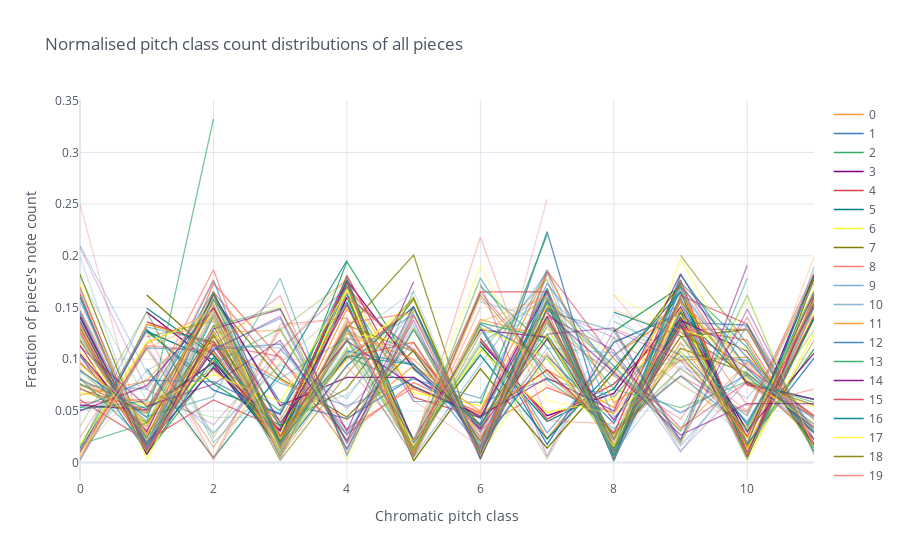

Write notebook code for a chart like this one.
### Markdown cell above
Cufflinks uses the index for the x-axis and every column as one trace. That's why the DataFrame needs to be transposed for this plot:

### Code cell
pc_counts.T.iplot(title='Normalised pitch class count distributions of all pieces', xTitle='Chromatic pitch class', yTitle="Fraction of piece's note count")

### Figure 1 — Plotly figure (JSON) as saved in the notebook; plotly's stock layout.template omitted (floating-point values rounded to 4 significant figures)
{"data": [{"line": {"color": "rgba(255, 153, 51, 1.0)", "dash": "solid", "shape": "linear", "width": 1.3}, "mode": "lines", "name": "0", "text": "", "type": "scatter", "x": [0, 1, 2, 3, 4, 5, 6, 7, 8, 9, 10, 11], "y": [0.002307, 0.1338, 0.1165, 0.02307, 0.1546, 0.01038, 0.1315, 0.02307, 0.1038, 0.1465, 0.01499, 0.1396]}, {"line": {"color": "rgba(55, 128, 191, 1.0)", "dash": "solid", "shape": "linear", "width": 1.3}, "mode": "lines", "name": "1", "text": "", "type": "scatter", "x": [0, 1, 2, 3, 4, 5, 6, 7, 8, 9, 10, 11], "y": [0.01029, 0.1286, 0.06996, 0.04733, 0.1553, 0.01132, 0.1307, 0.01749, 0.1163, 0.144, 0.02984, 0.1389]}, {"line": {"color": "rgba(50, 171, 96, 1.0)", "dash": "solid", "shape": "linear", "width": 1.3}, "mode": "lines", "name": "2", "text": "", "type": "scatter", "x": [0, 1, 2, 3, 4, 5, 6, 7, 8, 9, 10, 11], "y": ["", 0.1269, 0.07614, 0.03553, 0.1599, 0.01269, 0.1294, "", 0.1269, 0.1701, 0.005076, 0.1574]}, {"line": {"color": "rgba(128, 0, 128, 1.0)", "dash": "solid", "shape": "linear", "width": 1.3}, "mode": "lines", "name": "3", "text": "", "type": "scatter", "x": [0, 1, 2, 3, 4, 5, 6, 7, 8, 9, 10, 11], "y": ["", 0.1456, 0.09547, 0.01432, 0.1599, "", 0.1169, 0.04535, 0.06683, 0.1504, 0.02387, 0.1814]}, {"line": {"color": "rgba(219, 64, 82, 1.0)", "dash": "solid", "shape": "linear", "width": 1.3}, "mode": "lines", "name": "4", "text": "", "type": "scatter", "x": [0, 1, 2, 3, 4, 5, 6, 7, 8, 9, 10, 11], "y": ["", 0.136, 0.114, 0.02, 0.166, "", 0.12, 0.042, 0.076, 0.138, 0.024, 0.164]}, {"line": {"color": "rgba(0, 128, 128, 1.0)", "dash": "solid", "shape": "linear", "width": 1.3}, "mode": "lines", "name": "5", "text": "", "type": "scatter", "x": [0, 1, 2, 3, 4, 5, 6, 7, 8, 9, 10, 11], "y": ["", 0.127, 0.09921, 0.01587, 0.1706, "", 0.1131, 0.03968, 0.07143, 0.1647, 0.01786, 0.1806]}, {"line": {"color": "rgba(255, 255, 51, 1.0)", "dash": "solid", "shape": "linear", "width": 1.3}, "mode": "lines", "name": "6", "text": "", "type": "scatter", "x": [0, 1, 2, 3, 4, 5, 6, 7, 8, 9, 10, 11], "y": [0.01758, 0.1165, 0.1407, 0.01099, 0.178, 0.01538, 0.1099, 0.04835, 0.06154, 0.1429, 0.01319, 0.1451]}, {"line": {"color": "rgba(128, 128, 0, 1.0)", "dash": "solid", "shape": "linear", "width": 1.3}, "mode": "lines", "name": "7", "text": "", "type": "scatter", "x": [0, 1, 2, 3, 4, 5, 6, 7, 8, 9, 10, 11], "y": ["", 0.162, 0.1045, 0.02091, 0.1638, 0.001742, 0.09059, 0.01394, 0.08711, 0.1725, 0.005226, 0.1777]}, {"line": {"color": "rgba(251, 128, 114, 1.0)", "dash": "solid", "shape": "linear", "width": 1.3}, "mode": "lines", "name": "8", "text": "", "type": "scatter", "x": [0, 1, 2, 3, 4, 5, 6, 7, 8, 9, 10, 11], "y": [0.1315, 0.00907, 0.1247, 0.006803, 0.1701, 0.09524, 0.03175, 0.07256, 0.04762, 0.1565, 0.004535, 0.1497]}, {"line": {"color": "rgba(128, 177, 211, 1.0)", "dash": "solid", "shape": "linear", "width": 1.3}, "mode": "lines", "name": "9", "text": "", "type": "scatter", "x": [0, 1, 2, 3, 4, 5, 6, 7, 8, 9, 10, 11], "y": [0.002494, 0.111, 0.1085, 0.02993, 0.1721, "", 0.1322, 0.02868, 0.1035, 0.1546, 0.006234, 0.1509]}, {"line": {"color": "rgba(128, 177, 211, 0.9148936170212765)", "dash": "solid", "shape": "linear", "width": 1.3}, "mode": "lines", "name": "10", "text": "", "type": "scatter", "x": [0, 1, 2, 3, 4, 5, 6, 7, 8, 9, 10, 11], "y": [0.1254, 0.01358, 0.1274, 0.01584, 0.1642, 0.05917, 0.0582, 0.0805, 0.06369, 0.1358, 0.005173, 0.151]}, {"line": {"color": "rgba(255, 153, 51, 0.9148936170212765)", "dash": "solid", "shape": "linear", "width": 1.3}, "mode": "lines", "name": "11", "text": "", "type": "scatter", "x": [0, 1, 2, 3, 4, 5, 6, 7, 8, 9, 10, 11], "y": [0.1032, 0.02731, 0.1077, 0.01366, 0.1487, 0.07132, 0.04704, 0.08953, 0.05311, 0.1715, 0.01366, 0.1533]}, {"line": {"color": "rgba(55, 128, 191, 0.9148936170212765)", "dash": "solid", "shape": "linear", "width": 1.3}, "mode": "lines", "name": "12", "text": "", "type": "scatter", "x": [0, 1, 2, 3, 4, 5, 6, 7, 8, 9, 10, 11], "y": [0.1435, 0.01121, 0.1413, "", 0.1614, 0.1076, 0.0157, 0.1031, 0.03812, 0.1592, 0.01794, 0.1009]}, {"line": {"color": "rgba(50, 171, 96, 0.9148936170212765)", "dash": "solid", "shape": "linear", "width": 1.3}, "mode": "lines", "name": "13", "text": "", "type": "scatter", "x": [0, 1, 2, 3, 4, 5, 6, 7, 8, 9, 10, 11], "y": [0.1408, 0.008451, 0.09296, 0.02535, 0.1944, 0.09014, 0.03662, 0.1239, 0.02254, 0.138, 0.0169, 0.1099]}, {"line": {"color": "rgba(128, 0, 128, 0.9148936170212765)", "dash": "solid", "shape": "linear", "width": 1.3}, "mode": "lines", "name": "14", "text": "", "type": "scatter", "x": [0, 1, 2, 3, 4, 5, 6, 7, 8, 9, 10, 11], "y": [0.1408, 0.01643, 0.09155, 0.03052, 0.1761, 0.09155, 0.03286, 0.1197, 0.02347, 0.1408, 0.03052, 0.1056]}, {"line": {"color": "rgba(219, 64, 82, 0.9148936170212765)", "dash": "solid", "shape": "linear", "width": 1.3}, "mode": "lines", "name": "15", "text": "", "type": "scatter", "x": [0, 1, 2, 3, 4, 5, 6, 7, 8, 9, 10, 11], "y": [0.1136, 0.01262, 0.1178, 0.02244, 0.1809, 0.06311, 0.04348, 0.08976, 0.02805, 0.1767, 0.009818, 0.1417]}, {"line": {"color": "rgba(0, 128, 128, 0.9148936170212765)", "dash": "solid", "shape": "linear", "width": 1.3}, "mode": "lines", "name": "16", "text": "", "type": "scatter", "x": [0, 1, 2, 3, 4, 5, 6, 7, 8, 9, 10, 11], "y": ["", 0.1494, 0.1039, 0.02273, 0.1753, 0.01948, 0.1039, 0.02273, 0.09091, 0.1656, 0.006494, 0.1396]}, {"line": {"color": "rgba(255, 255, 51, 0.9148936170212765)", "dash": "solid", "shape": "linear", "width": 1.3}, "mode": "lines", "name": "17", "text": "", "type": "scatter", "x": [0, 1, 2, 3, 4, 5, 6, 7, 8, 9, 10, 11], "y": [0.1339, 0.02003, 0.1001, 0.02753, 0.1665, 0.06758, 0.05507, 0.1302, 0.02253, 0.1489, 0.002503, 0.1252]}, {"line": {"color": "rgba(128, 128, 0, 0.9148936170212765)", "dash": "solid", "shape": "linear", "width": 1.3}, "mode": "lines", "name": "18", "text": "", "type": "scatter", "x": [0, 1, 2, 3, 4, 5, 6, 7, 8, 9, 10, 11], "y": [0.1182, 0.02355, 0.1574, 0.08155, 0.04405, 0.1086, 0.0362, 0.1413, 0.02399, 0.1217, 0.1287, 0.01483]}, {"line": {"color": "rgba(251, 128, 114, 0.9148936170212765)", "dash": "solid", "shape": "linear", "width": 1.3}, "mode": "lines", "name": "19", "text": "", "type": "scatter", "x": [0, 1, 2, 3, 4, 5, 6, 7, 8, 9, 10, 11], "y": [0.1264, 0.01459, 0.1734, 0.1005, 0.03241, 0.07293, 0.04862, 0.1524, 0.01459, 0.1297, 0.1183, 0.01621]}, {"line": {"color": "rgba(251, 128, 114, 0.8297872340425532)", "dash": "solid", "shape": "linear", "width": 1.3}, "mode": "lines", "name": "20", "text": "", "type": "scatter", "x": [0, 1, 2, 3, 4, 5, 6, 7, 8, 9, 10, 11], "y": [0.1254, 0.01203, 0.1649, 0.08763, 0.02749, 0.07732, 0.04811, 0.1684, 0.01375, 0.1289, 0.1289, 0.01718]}, {"line": {"color": "rgba(128, 177, 211, 0.8297872340425532)", "dash": "solid", "shape": "linear", "width": 1.3}, "mode": "lines", "name": "21", "text": "", "type": "scatter", "x": [0, 1, 2, 3, 4, 5, 6, 7, 8, 9, 10, 11], "y": [0.09524, 0.04029, 0.1136, 0.07692, 0.05495, 0.08059, 0.06227, 0.1868, 0.04396, 0.1026, 0.0989, 0.04396]}, {"line": {"color": "rgba(255, 153, 51, 0.8297872340425532)", "dash": "solid", "shape": "linear", "width": 1.3}, "mode": "lines", "name": "22", "text": "", "type": "scatter", "x": [0, 1, 2, 3, 4, 5, 6, 7, 8, 9, 10, 11], "y": [0.09642, 0.03857, 0.1157, 0.07989, 0.04132, 0.09366, 0.04959, 0.1846, 0.05785, 0.09917, 0.1019, 0.04132]}, {"line": {"color": "rgba(55, 128, 191, 0.8297872340425532)", "dash": "solid", "shape": "linear", "width": 1.3}, "mode": "lines", "name": "23", "text": "", "type": "scatter", "x": [0, 1, 2, 3, 4, 5, 6, 7, 8, 9, 10, 11], "y": [0.1037, 0.01064, 0.1596, 0.05851, 0.04255, 0.08245, 0.03723, 0.2234, 0.00266, 0.1356, 0.133, 0.01064]}, {"line": {"color": "rgba(50, 171, 96, 0.8297872340425532)", "dash": "solid", "shape": "linear", "width": 1.3}, "mode": "lines", "name": "24", "text": "", "type": "scatter", "x": [0, 1, 2, 3, 4, 5, 6, 7, 8, 9, 10, 11], "y": [0.1582, "", 0.1751, "", 0.06215, "", 0.0565, 0.2203, "", 0.1356, "", 0.1921]}, {"line": {"color": "rgba(128, 0, 128, 0.8297872340425532)", "dash": "solid", "shape": "linear", "width": 1.3}, "mode": "lines", "name": "25", "text": "", "type": "scatter", "x": [0, 1, 2, 3, 4, 5, 6, 7, 8, 9, 10, 11], "y": [0.1054, 0.02978, 0.1627, 0.05498, 0.08247, 0.08247, 0.04353, 0.1661, 0.01031, 0.1375, 0.1077, 0.01718]}, {"line": {"color": "rgba(219, 64, 82, 0.8297872340425532)", "dash": "solid", "shape": "linear", "width": 1.3}, "mode": "lines", "name": "26", "text": "", "type": "scatter", "x": [0, 1, 2, 3, 4, 5, 6, 7, 8, 9, 10, 11], "y": [0.1633, 0.00825, 0.1262, 0.02441, 0.1004, 0.1499, 0.008938, 0.1409, 0.009282, 0.1317, 0.09144, 0.04538]}, {"line": {"color": "rgba(0, 128, 128, 0.8297872340425532)", "dash": "solid", "shape": "linear", "width": 1.3}, "mode": "lines", "name": "27", "text": "", "type": "scatter", "x": [0, 1, 2, 3, 4, 5, 6, 7, 8, 9, 10, 11], "y": [0.1601, 0.008141, 0.1018, 0.01085, 0.09362, 0.1506, 0.01628, 0.1682, 0.006784, 0.1452, 0.07734, 0.06106]}, {"line": {"color": "rgba(255, 255, 51, 0.8297872340425532)", "dash": "solid", "shape": "linear", "width": 1.3}, "mode": "lines", "name": "28", "text": "", "type": "scatter", "x": [0, 1, 2, 3, 4, 5, 6, 7, 8, 9, 10, 11], "y": [0.1719, 0.002865, 0.1261, 0.02292, 0.1003, 0.1576, 0.01433, 0.1519, "", 0.1289, 0.1089, 0.01433]}, {"line": {"color": "rgba(128, 128, 0, 0.8297872340425532)", "dash": "solid", "shape": "linear", "width": 1.3}, "mode": "lines", "name": "29", "text": "", "type": "scatter", "x": [0, 1, 2, 3, 4, 5, 6, 7, 8, 9, 10, 11], "y": [0.1821, 0.01791, 0.1224, 0.03582, 0.07164, 0.1582, 0.008955, 0.1582, 0.01493, 0.1104, 0.08657, 0.03284]}, {"line": {"color": "rgba(128, 128, 0, 0.7446808510638296)", "dash": "solid", "shape": "linear", "width": 1.3}, "mode": "lines", "name": "30", "text": "", "type": "scatter", "x": [0, 1, 2, 3, 4, 5, 6, 7, 8, 9, 10, 11], "y": [0.1294, 0.01618, 0.1327, 0.006472, 0.1294, 0.2006, 0.003236, 0.1489, "", 0.1262, 0.08414, 0.02265]}, {"line": {"color": "rgba(251, 128, 114, 0.7446808510638296)", "dash": "solid", "shape": "linear", "width": 1.3}, "mode": "lines", "name": "31", "text": "", "type": "scatter", "x": [0, 1, 2, 3, 4, 5, 6, 7, 8, 9, 10, 11], "y": [0.05788, 0.06109, 0.1865, 0.01286, 0.135, 0.1447, "", 0.1222, "", 0.1736, 0.07717, 0.02894]}, {"line": {"color": "rgba(128, 177, 211, 0.7446808510638296)", "dash": "solid", "shape": "linear", "width": 1.3}, "mode": "lines", "name": "32", "text": "", "type": "scatter", "x": [0, 1, 2, 3, 4, 5, 6, 7, 8, 9, 10, 11], "y": [0.1563, 0.0163, 0.1409, 0.008629, 0.1055, 0.1429, 0.02301, 0.1314, "", 0.1659, 0.07862, 0.03068]}, {"line": {"color": "rgba(255, 153, 51, 0.7446808510638296)", "dash": "solid", "shape": "linear", "width": 1.3}, "mode": "lines", "name": "33", "text": "", "type": "scatter", "x": [0, 1, 2, 3, 4, 5, 6, 7, 8, 9, 10, 11], "y": [0.07462, 0.05694, 0.0893, 0.04135, 0.1531, 0.01229, 0.1384, 0.1217, 0.01678, 0.1163, 0.02517, 0.154]}, {"line": {"color": "rgba(55, 128, 191, 0.7446808510638296)", "dash": "solid", "shape": "linear", "width": 1.3}, "mode": "lines", "name": "34", "text": "", "type": "scatter", "x": [0, 1, 2, 3, 4, 5, 6, 7, 8, 9, 10, 11], "y": [0.05307, 0.07961, 0.07821, 0.04609, 0.1788, 0.009777, 0.1341, 0.1006, 0.02235, 0.1075, 0.03911, 0.1508]}, {"line": {"color": "rgba(50, 171, 96, 0.7446808510638296)", "dash": "solid", "shape": "linear", "width": 1.3}, "mode": "lines", "name": "35", "text": "", "type": "scatter", "x": [0, 1, 2, 3, 4, 5, 6, 7, 8, 9, 10, 11], "y": [0.0537, 0.0537, 0.0963, 0.05, 0.1704, 0.005556, 0.1352, 0.1204, 0.01481, 0.1352, 0.005556, 0.1593]}, {"line": {"color": "rgba(128, 0, 128, 0.7446808510638296)", "dash": "solid", "shape": "linear", "width": 1.3}, "mode": "lines", "name": "36", "text": "", "type": "scatter", "x": [0, 1, 2, 3, 4, 5, 6, 7, 8, 9, 10, 11], "y": [0.05569, 0.05085, 0.09685, 0.03148, 0.1525, 0.02179, 0.1283, 0.1211, 0.04116, 0.1332, 0.007264, 0.1598]}, {"line": {"color": "rgba(219, 64, 82, 0.7446808510638296)", "dash": "solid", "shape": "linear", "width": 1.3}, "mode": "lines", "name": "37", "text": "", "type": "scatter", "x": [0, 1, 2, 3, 4, 5, 6, 7, 8, 9, 10, 11], "y": [0.06065, 0.02116, 0.06065, 0.03244, 0.1735, 0.007052, 0.165, 0.165, 0.01128, 0.1368, 0.005642, 0.1608]}, {"line": {"color": "rgba(0, 128, 128, 0.7446808510638296)", "dash": "solid", "shape": "linear", "width": 1.3}, "mode": "lines", "name": "38", "text": "", "type": "scatter", "x": [0, 1, 2, 3, 4, 5, 6, 7, 8, 9, 10, 11], "y": ["", 0.09091, 0.004545, 0.08636, 0.1955, "", 0.1636, "", 0.1455, 0.1227, 0.03636, 0.1545]}, {"line": {"color": "rgba(255, 255, 51, 0.7446808510638296)", "dash": "solid", "shape": "linear", "width": 1.3}, "mode": "lines", "name": "39", "text": "", "type": "scatter", "x": [0, 1, 2, 3, 4, 5, 6, 7, 8, 9, 10, 11], "y": [0.06763, 0.05543, 0.08537, 0.05876, 0.1674, 0.009978, 0.1308, 0.1009, 0.02439, 0.1075, 0.02328, 0.1685]}, {"line": {"color": "rgba(255, 255, 51, 0.6595744680851063)", "dash": "solid", "shape": "linear", "width": 1.3}, "mode": "lines", "name": "40", "text": "", "type": "scatter", "x": [0, 1, 2, 3, 4, 5, 6, 7, 8, 9, 10, 11], "y": [0.1068, 0.03525, 0.1496, 0.01805, 0.1253, 0.1156, 0.02429, 0.1227, 0.01526, 0.1552, 0.07866, 0.0533]}, {"line": {"color": "rgba(128, 128, 0, 0.6595744680851063)", "dash": "solid", "shape": "linear", "width": 1.3}, "mode": "lines", "name": "41", "text": "", "type": "scatter", "x": [0, 1, 2, 3, 4, 5, 6, 7, 8, 9, 10, 11], "y": [0.07598, 0.04749, 0.1493, 0.019, 0.133, 0.1072, 0.02035, 0.1357, 0.02307, 0.156, 0.07734, 0.05563]}, {"line": {"color": "rgba(251, 128, 114, 0.6595744680851063)", "dash": "solid", "shape": "linear", "width": 1.3}, "mode": "lines", "name": "42", "text": "", "type": "scatter", "x": [0, 1, 2, 3, 4, 5, 6, 7, 8, 9, 10, 11], "y": [0.09744, 0.03195, 0.1581, 0.02556, 0.1198, 0.1102, 0.02875, 0.139, 0.009585, 0.1565, 0.09425, 0.02875]}, {"line": {"color": "rgba(128, 177, 211, 0.6595744680851063)", "dash": "solid", "shape": "linear", "width": 1.3}, "mode": "lines", "name": "43", "text": "", "type": "scatter", "x": [0, 1, 2, 3, 4, 5, 6, 7, 8, 9, 10, 11], "y": [0.07473, 0.07117, 0.153, 0.003559, 0.1281, 0.09253, 0.02491, 0.1388, 0.02135, 0.1673, 0.08185, 0.0427]}, {"line": {"color": "rgba(255, 153, 51, 0.6595744680851063)", "dash": "solid", "shape": "linear", "width": 1.3}, "mode": "lines", "name": "44", "text": "", "type": "scatter", "x": [0, 1, 2, 3, 4, 5, 6, 7, 8, 9, 10, 11], "y": [0.06526, 0.07869, 0.1536, 0.005758, 0.1248, 0.09981, 0.03455, 0.1382, 0.01727, 0.1612, 0.07486, 0.04607]}, {"line": {"color": "rgba(55, 128, 191, 0.6595744680851063)", "dash": "solid", "shape": "linear", "width": 1.3}, "mode": "lines", "name": "45", "text": "", "type": "scatter", "x": [0, 1, 2, 3, 4, 5, 6, 7, 8, 9, 10, 11], "y": [0.08921, 0.04357, 0.1763, 0.01245, 0.1079, 0.09544, 0.01452, 0.1639, 0.002075, 0.1701, 0.1017, 0.02282]}, {"line": {"color": "rgba(50, 171, 96, 0.6595744680851063)", "dash": "solid", "shape": "linear", "width": 1.3}, "mode": "lines", "name": "46", "text": "", "type": "scatter", "x": [0, 1, 2, 3, 4, 5, 6, 7, 8, 9, 10, 11], "y": [0.01765, 0.03824, 0.3324, "", 0.1059, "", 0.1706, 0.1118, 0.01176, 0.1382, "", 0.07353]}, {"line": {"color": "rgba(128, 0, 128, 0.6595744680851063)", "dash": "solid", "shape": "linear", "width": 1.3}, "mode": "lines", "name": "47", "text": "", "type": "scatter", "x": [0, 1, 2, 3, 4, 5, 6, 7, 8, 9, 10, 11], "y": [0.04991, 0.07439, 0.1497, 0.03861, 0.1177, 0.07345, 0.0452, 0.08192, 0.04991, 0.1827, 0.07533, 0.06121]}, {"line": {"color": "rgba(219, 64, 82, 0.6595744680851063)", "dash": "solid", "shape": "linear", "width": 1.3}, "mode": "lines", "name": "48", "text": "", "type": "scatter", "x": [0, 1, 2, 3, 4, 5, 6, 7, 8, 9, 10, 11], "y": [0.07108, 0.05008, 0.1502, 0.02585, 0.1018, 0.1163, 0.021, 0.147, 0.003231, 0.1616, 0.1341, 0.01777]}, {"line": {"color": "rgba(0, 128, 128, 0.6595744680851063)", "dash": "solid", "shape": "linear", "width": 1.3}, "mode": "lines", "name": "49", "text": "", "type": "scatter", "x": [0, 1, 2, 3, 4, 5, 6, 7, 8, 9, 10, 11], "y": [0.08041, 0.05155, 0.1588, 0.01856, 0.1031, 0.09485, 0.03505, 0.1546, 0.002062, 0.1814, 0.09072, 0.02887]}, {"line": {"color": "rgba(0, 128, 128, 0.5744680851063828)", "dash": "solid", "shape": "linear", "width": 1.3}, "mode": "lines", "name": "50", "text": "", "type": "scatter", "x": [0, 1, 2, 3, 4, 5, 6, 7, 8, 9, 10, 11], "y": [0.05128, 0.05983, 0.1652, 0.03419, 0.1026, 0.07407, 0.04274, 0.1567, 0.01425, 0.1738, 0.1111, 0.01425]}, {"line": {"color": "rgba(255, 255, 51, 0.5744680851063828)", "dash": "solid", "shape": "linear", "width": 1.3}, "mode": "lines", "name": "51", "text": "", "type": "scatter", "x": [0, 1, 2, 3, 4, 5, 6, 7, 8, 9, 10, 11], "y": [0.0947, 0.03788, 0.1591, 0.01136, 0.1098, 0.1477, 0.007576, 0.1023, 0.01515, 0.197, 0.07955, 0.03788]}, {"line": {"color": "rgba(128, 128, 0, 0.5744680851063828)", "dash": "solid", "shape": "linear", "width": 1.3}, "mode": "lines", "name": "52", "text": "", "type": "scatter", "x": [0, 1, 2, 3, 4, 5, 6, 7, 8, 9, 10, 11], "y": [0.07207, 0.03829, 0.1239, 0.002252, 0.08559, 0.1599, 0.009009, 0.1824, "", 0.2005, 0.1149, 0.01126]}, {"line": {"color": "rgba(251, 128, 114, 0.5744680851063828)", "dash": "solid", "shape": "linear", "width": 1.3}, "mode": "lines", "name": "53", "text": "", "type": "scatter", "x": [0, 1, 2, 3, 4, 5, 6, 7, 8, 9, 10, 11], "y": [0.08057, 0.04897, 0.1769, "", 0.1596, 0.109, 0.02528, 0.1058, 0.02054, 0.1469, 0.05529, 0.07109]}, {"line": {"color": "rgba(128, 177, 211, 0.5744680851063828)", "dash": "solid", "shape": "linear", "width": 1.3}, "mode": "lines", "name": "54", "text": "", "type": "scatter", "x": [0, 1, 2, 3, 4, 5, 6, 7, 8, 9, 10, 11], "y": [0.1664, 0.01968, 0.1127, 0.1109, 0.02862, 0.1324, 0.0161, 0.1592, 0.1055, 0.0161, 0.08945, 0.04293]}, {"line": {"color": "rgba(255, 153, 51, 0.5744680851063828)", "dash": "solid", "shape": "linear", "width": 1.3}, "mode": "lines", "name": "55", "text": "", "type": "scatter", "x": [0, 1, 2, 3, 4, 5, 6, 7, 8, 9, 10, 11], "y": [0.1473, 0.02713, 0.126, 0.1279, 0.01938, 0.1298, 0.01163, 0.1589, 0.08915, 0.03101, 0.0969, 0.03488]}, {"line": {"color": "rgba(55, 128, 191, 0.5744680851063828)", "dash": "solid", "shape": "linear", "width": 1.3}, "mode": "lines", "name": "56", "text": "", "type": "scatter", "x": [0, 1, 2, 3, 4, 5, 6, 7, 8, 9, 10, 11], "y": [0.1467, 0.016, 0.1093, 0.1147, 0.02667, 0.128, 0.02933, 0.1733, 0.08533, 0.048, 0.08533, 0.03733]}, {"line": {"color": "rgba(50, 171, 96, 0.5744680851063828)", "dash": "solid", "shape": "linear", "width": 1.3}, "mode": "lines", "name": "57", "text": "", "type": "scatter", "x": [0, 1, 2, 3, 4, 5, 6, 7, 8, 9, 10, 11], "y": [0.157, "", 0.1316, 0.1494, 0.01266, 0.1291, 0.01013, 0.1494, 0.07089, 0.05316, 0.07848, 0.05823]}, {"line": {"color": "rgba(128, 0, 128, 0.5744680851063828)", "dash": "solid", "shape": "linear", "width": 1.3}, "mode": "lines", "name": "58", "text": "", "type": "scatter", "x": [0, 1, 2, 3, 4, 5, 6, 7, 8, 9, 10, 11], "y": [0.1369, 0.007605, 0.1293, 0.1483, 0.03042, 0.1749, "", 0.1445, 0.08745, 0.02662, 0.05703, 0.05703]}, {"line": {"color": "rgba(219, 64, 82, 0.5744680851063828)", "dash": "solid", "shape": "linear", "width": 1.3}, "mode": "lines", "name": "59", "text": "", "type": "scatter", "x": [0, 1, 2, 3, 4, 5, 6, 7, 8, 9, 10, 11], "y": [0.1696, 0.008929, 0.1138, 0.1027, 0.01339, 0.1429, 0.006696, 0.1853, 0.1004, 0.03348, 0.07812, 0.04464]}, {"line": {"color": "rgba(219, 64, 82, 0.48936170212765956)", "dash": "solid", "shape": "linear", "width": 1.3}, "mode": "lines", "name": "60", "text": "", "type": "scatter", "x": [0, 1, 2, 3, 4, 5, 6, 7, 8, 9, 10, 11], "y": [0.009276, 0.1132, 0.1076, 0.01855, 0.1317, 0.02041, 0.1651, 0.08905, 0.02968, 0.08349, 0.04824, 0.1837]}, {"line": {"color": "rgba(0, 128, 128, 0.48936170212765956)", "dash": "solid", "shape": "linear", "width": 1.3}, "mode": "lines", "name": "61", "text": "", "type": "scatter", "x": [0, 1, 2, 3, 4, 5, 6, 7, 8, 9, 10, 11], "y": [0.01457, 0.1311, 0.1166, 0.02004, 0.1311, 0.01275, 0.1785, 0.08015, 0.03279, 0.08379, 0.03279, 0.1658]}, {"line": {"color": "rgba(255, 255, 51, 0.48936170212765956)", "dash": "solid", "shape": "linear", "width": 1.3}, "mode": "lines", "name": "62", "text": "", "type": "scatter", "x": [0, 1, 2, 3, 4, 5, 6, 7, 8, 9, 10, 11], "y": [0.01567, 0.1149, 0.1462, 0.007833, 0.107, 0.02089, 0.1906, 0.06005, 0.047, 0.1018, 0.03133, 0.1567]}, {"line": {"color": "rgba(128, 128, 0, 0.48936170212765956)", "dash": "solid", "shape": "linear", "width": 1.3}, "mode": "lines", "name": "63", "text": "", "type": "scatter", "x": [0, 1, 2, 3, 4, 5, 6, 7, 8, 9, 10, 11], "y": ["", 0.1215, 0.1367, 0.01772, 0.119, 0.01266, 0.162, 0.08608, 0.02785, 0.09114, 0.04557, 0.1797]}, {"line": {"color": "rgba(251, 128, 114, 0.48936170212765956)", "dash": "solid", "shape": "linear", "width": 1.3}, "mode": "lines", "name": "64", "text": "", "type": "scatter", "x": [0, 1, 2, 3, 4, 5, 6, 7, 8, 9, 10, 11], "y": [0.003115, 0.1153, 0.1464, 0.006231, 0.09346, 0.01558, 0.2181, 0.0405, 0.03738, 0.09969, 0.04984, 0.1745]}, {"line": {"color": "rgba(128, 177, 211, 0.48936170212765956)", "dash": "solid", "shape": "linear", "width": 1.3}, "mode": "lines", "name": "65", "text": "", "type": "scatter", "x": [0, 1, 2, 3, 4, 5, 6, 7, 8, 9, 10, 11], "y": [0.01333, 0.08889, 0.1244, 0.01778, 0.1556, "", 0.1556, 0.1378, 0.008889, 0.09333, 0.06222, 0.1422]}, {"line": {"color": "rgba(255, 153, 51, 0.48936170212765956)", "dash": "solid", "shape": "linear", "width": 1.3}, "mode": "lines", "name": "66", "text": "", "type": "scatter", "x": [0, 1, 2, 3, 4, 5, 6, 7, 8, 9, 10, 11], "y": [0.006144, 0.1106, 0.1398, 0.006144, 0.1398, 0.009217, 0.1598, 0.07527, 0.04762, 0.1275, 0.01997, 0.1582]}, {"line": {"color": "rgba(55, 128, 191, 0.48936170212765956)", "dash": "solid", "shape": "linear", "width": 1.3}, "mode": "lines", "name": "67", "text": "", "type": "scatter", "x": [0, 1, 2, 3, 4, 5, 6, 7, 8, 9, 10, 11], "y": [0.1372, 0.01247, 0.1102, 0.1393, 0.01247, 0.1497, 0.004158, 0.1559, 0.09356, 0.02287, 0.1331, 0.02911]}, {"line": {"color": "rgba(50, 171, 96, 0.48936170212765956)", "dash": "solid", "shape": "linear", "width": 1.3}, "mode": "lines", "name": "68", "text": "", "type": "scatter", "x": [0, 1, 2, 3, 4, 5, 6, 7, 8, 9, 10, 11], "y": [0.1219, 0.02476, 0.09524, 0.1295, 0.02095, 0.1657, "", 0.1486, 0.09333, 0.03048, 0.1619, 0.007619]}, {"line": {"color": "rgba(128, 0, 128, 0.48936170212765956)", "dash": "solid", "shape": "linear", "width": 1.3}, "mode": "lines", "name": "69", "text": "", "type": "scatter", "x": [0, 1, 2, 3, 4, 5, 6, 7, 8, 9, 10, 11], "y": [0.1121, 0.05455, 0.07576, 0.1182, 0.02121, 0.1515, "", 0.1242, 0.1303, 0.02121, 0.1909, ""]}, {"line": {"color": "rgba(128, 0, 128, 0.40425531914893603)", "dash": "solid", "shape": "linear", "width": 1.3}, "mode": "lines", "name": "70", "text": "", "type": "scatter", "x": [0, 1, 2, 3, 4, 5, 6, 7, 8, 9, 10, 11], "y": [0.1341, 0.01812, 0.1087, 0.1413, 0.01812, 0.1377, 0.003623, 0.1413, 0.1087, 0.01812, 0.1486, 0.02174]}, {"line": {"color": "rgba(219, 64, 82, 0.40425531914893603)", "dash": "solid", "shape": "linear", "width": 1.3}, "mode": "lines", "name": "71", "text": "", "type": "scatter", "x": [0, 1, 2, 3, 4, 5, 6, 7, 8, 9, 10, 11], "y": [0.1447, 0.01258, 0.1132, 0.1614, 0.008386, 0.1405, "", 0.1342, 0.08386, 0.04193, 0.1405, 0.01887]}, {"line": {"color": "rgba(0, 128, 128, 0.40425531914893603)", "dash": "solid", "shape": "linear", "width": 1.3}, "mode": "lines", "name": "72", "text": "", "type": "scatter", "x": [0, 1, 2, 3, 4, 5, 6, 7, 8, 9, 10, 11], "y": [0.08917, 0.04459, 0.06369, 0.1783, 0.006369, 0.1465, "", 0.1465, 0.1274, 0.01911, 0.1783, ""]}, {"line": {"color": "rgba(255, 255, 51, 0.40425531914893603)", "dash": "solid", "shape": "linear", "width": 1.3}, "mode": "lines", "name": "73", "text": "", "type": "scatter", "x": [0, 1, 2, 3, 4, 5, 6, 7, 8, 9, 10, 11], "y": [0.1213, 0.01048, 0.1183, 0.1527, 0.001497, 0.1497, "", 0.1527, 0.1003, 0.01796, 0.1602, 0.01497]}, {"line": {"color": "rgba(128, 128, 0, 0.40425531914893603)", "dash": "solid", "shape": "linear", "width": 1.3}, "mode": "lines", "name": "74", "text": "", "type": "scatter", "x": [0, 1, 2, 3, 4, 5, 6, 7, 8, 9, 10, 11], "y": [0.07668, 0.03514, 0.1645, 0.02077, 0.1278, 0.01438, 0.107, 0.1773, 0.001597, 0.1486, 0.007987, 0.1182]}, {"line": {"color": "rgba(251, 128, 114, 0.40425531914893603)", "dash": "solid", "shape": "linear", "width": 1.3}, "mode": "lines", "name": "75", "text": "", "type": "scatter", "x": [0, 1, 2, 3, 4, 5, 6, 7, 8, 9, 10, 11], "y": [0.08194, 0.03512, 0.1455, 0.01505, 0.1371, 0.005017, 0.1254, 0.1622, "", 0.1522, "", 0.1405]}, {"line": {"color": "rgba(128, 177, 211, 0.40425531914893603)", "dash": "solid", "shape": "linear", "width": 1.3}, "mode": "lines", "name": "76", "text": "", "type": "scatter", "x": [0, 1, 2, 3, 4, 5, 6, 7, 8, 9, 10, 11], "y": [0.1202, 0.02041, 0.1474, 0.006803, 0.1293, 0.01361, 0.1134, 0.1678, 0.002268, 0.1497, "", 0.1293]}, {"line": {"color": "rgba(255, 153, 51, 0.40425531914893603)", "dash": "solid", "shape": "linear", "width": 1.3}, "mode": "lines", "name": "77", "text": "", "type": "scatter", "x": [0, 1, 2, 3, 4, 5, 6, 7, 8, 9, 10, 11], "y": [0.09091, 0.02727, 0.1424, 0.02424, 0.1061, 0.006061, 0.1364, 0.1606, "", 0.1636, "", 0.1424]}, {"line": {"color": "rgba(55, 128, 191, 0.40425531914893603)", "dash": "solid", "shape": "linear", "width": 1.3}, "mode": "lines", "name": "78", "text": "", "type": "scatter", "x": [0, 1, 2, 3, 4, 5, 6, 7, 8, 9, 10, 11], "y": [0.08158, 0.01842, 0.1579, 0.01842, 0.1079, 0.005263, 0.09474, 0.1842, 0.007895, 0.1316, 0.002632, 0.1895]}, {"line": {"color": "rgba(50, 171, 96, 0.40425531914893603)", "dash": "solid", "shape": "linear", "width": 1.3}, "mode": "lines", "name": "79", "text": "", "type": "scatter", "x": [0, 1, 2, 3, 4, 5, 6, 7, 8, 9, 10, 11], "y": [0.0817, 0.01961, 0.1438, 0.01634, 0.1111, 0.01307, 0.1144, 0.1601, 0.006536, 0.1765, "", 0.1569]}, {"line": {"color": "rgba(50, 171, 96, 0.3191489361702127)", "dash": "solid", "shape": "linear", "width": 1.3}, "mode": "lines", "name": "80", "text": "", "type": "scatter", "x": [0, 1, 2, 3, 4, 5, 6, 7, 8, 9, 10, 11], "y": [0.08735, 0.03827, 0.1631, 0.0208, 0.1181, 0.009151, 0.124, 0.1398, 0.009151, 0.1614, "", 0.129]}, {"line": {"color": "rgba(128, 0, 128, 0.3191489361702127)", "dash": "solid", "shape": "linear", "width": 1.3}, "mode": "lines", "name": "81", "text": "", "type": "scatter", "x": [0, 1, 2, 3, 4, 5, 6, 7, 8, 9, 10, 11], "y": [0.01341, 0.1103, 0.0149, 0.1088, 0.1699, "", 0.1729, 0.005961, 0.1282, 0.09836, 0.02534, 0.152]}, {"line": {"color": "rgba(219, 64, 82, 0.3191489361702127)", "dash": "solid", "shape": "linear", "width": 1.3}, "mode": "lines", "name": "82", "text": "", "type": "scatter", "x": [0, 1, 2, 3, 4, 5, 6, 7, 8, 9, 10, 11], "y": [0.02395, 0.1257, 0.003992, 0.1337, 0.1397, 0.00998, 0.1497, "", 0.1297, 0.1038, 0.02595, 0.1537]}, {"line": {"color": "rgba(0, 128, 128, 0.3191489361702127)", "dash": "solid", "shape": "linear", "width": 1.3}, "mode": "lines", "name": "83", "text": "", "type": "scatter", "x": [0, 1, 2, 3, 4, 5, 6, 7, 8, 9, 10, 11], "y": [0.01303, 0.1466, 0.01954, 0.08143, 0.1205, 0.0228, 0.1629, "", 0.1368, 0.1042, 0.02932, 0.1629]}, {"line": {"color": "rgba(255, 255, 51, 0.3191489361702127)", "dash": "solid", "shape": "linear", "width": 1.3}, "mode": "lines", "name": "84", "text": "", "type": "scatter", "x": [0, 1, 2, 3, 4, 5, 6, 7, 8, 9, 10, 11], "y": [0.007722, 0.1081, 0.01544, 0.09653, 0.1506, 0.01158, 0.1776, "", 0.1622, 0.1274, 0.007722, 0.1351]}, {"line": {"color": "rgba(128, 128, 0, 0.3191489361702127)", "dash": "solid", "shape": "linear", "width": 1.3}, "mode": "lines", "name": "85", "text": "", "type": "scatter", "x": [0, 1, 2, 3, 4, 5, 6, 7, 8, 9, 10, 11], "y": [0.0346, 0.1453, 0.02422, 0.128, 0.1765, 0.01038, 0.1176, 0.00346, 0.1211, 0.07612, 0.0346, 0.128]}, {"line": {"color": "rgba(251, 128, 114, 0.3191489361702127)", "dash": "solid", "shape": "linear", "width": 1.3}, "mode": "lines", "name": "86", "text": "", "type": "scatter", "x": [0, 1, 2, 3, 4, 5, 6, 7, 8, 9, 10, 11], "y": [0.01107, 0.1144, 0.001845, 0.131, 0.1402, 0.009225, 0.1679, "", 0.1624, 0.08672, 0.01845, 0.1568]}, {"line": {"color": "rgba(128, 177, 211, 0.3191489361702127)", "dash": "solid", "shape": "linear", "width": 1.3}, "mode": "lines", "name": "87", "text": "", "type": "scatter", "x": [0, 1, 2, 3, 4, 5, 6, 7, 8, 9, 10, 11], "y": [0.002911, 0.1106, 0.02911, 0.09607, 0.1528, 0.01747, 0.1325, 0.005822, 0.1441, 0.09025, 0.04512, 0.1732]}, {"line": {"color": "rgba(255, 153, 51, 0.3191489361702127)", "dash": "solid", "shape": "linear", "width": 1.3}, "mode": "lines", "name": "88", "text": "", "type": "scatter", "x": [0, 1, 2, 3, 4, 5, 6, 7, 8, 9, 10, 11], "y": [0.0102, 0.08163, 0.005102, 0.1071, 0.1786, "", 0.1224, "", 0.148, 0.1224, 0.02551, 0.199]}, {"line": {"color": "rgba(55, 128, 191, 0.3191489361702127)", "dash": "solid", "shape": "linear", "width": 1.3}, "mode": "lines", "name": "89", "text": "", "type": "scatter", "x": [0, 1, 2, 3, 4, 5, 6, 7, 8, 9, 10, 11], "y": [0.21, 0.08732, 0.02832, 0.0944, 0.06195, 0.1493, 0.01298, 0.1109, 0.1062, 0.01003, 0.09912, 0.0295]}, {"line": {"color": "rgba(55, 128, 191, 0.2340425531914892)", "dash": "solid", "shape": "linear", "width": 1.3}, "mode": "lines", "name": "90", "text": "", "type": "scatter", "x": [0, 1, 2, 3, 4, 5, 6, 7, 8, 9, 10, 11], "y": [0.1994, 0.01457, 0.1005, 0.006902, 0.1181, 0.1656, 0.009202, 0.1327, 0.006902, 0.1143, 0.09816, 0.03374]}, {"line": {"color": "rgba(50, 171, 96, 0.2340425531914892)", "dash": "solid", "shape": "linear", "width": 1.3}, "mode": "lines", "name": "91", "text": "", "type": "scatter", "x": [0, 1, 2, 3, 4, 5, 6, 7, 8, 9, 10, 11], "y": [0.1797, 0.05937, 0.04375, 0.04375, 0.06563, 0.1344, 0.00625, 0.1203, 0.09062, 0.09688, 0.1313, 0.02813]}, {"line": {"color": "rgba(128, 0, 128, 0.2340425531914892)", "dash": "solid", "shape": "linear", "width": 1.3}, "mode": "lines", "name": "92", "text": "", "type": "scatter", "x": [0, 1, 2, 3, 4, 5, 6, 7, 8, 9, 10, 11], "y": [0.2082, 0.07085, 0.03667, 0.1091, 0.05221, 0.1159, 0.01305, 0.1492, 0.1209, 0.01119, 0.07831, 0.03449]}, {"line": {"color": "rgba(219, 64, 82, 0.2340425531914892)", "dash": "solid", "shape": "linear", "width": 1.3}, "mode": "lines", "name": "93", "text": "", "type": "scatter", "x": [0, 1, 2, 3, 4, 5, 6, 7, 8, 9, 10, 11], "y": [0.25, 0.01, 0.12, "", 0.175, 0.06, 0.015, 0.255, "", 0.02, "", 0.095]}], "layout": {"autosize": true, "legend": {"bgcolor": "#FFFFFF", "font": {"color": "#4D5663"}}, "paper_bgcolor": "#FFFFFF", "plot_bgcolor": "#FFFFFF", "title": {"font": {"color": "#4D5663"}, "text": "Normalised pitch class count distributions of all pieces"}, "xaxis": {"autorange": true, "gridcolor": "#E1E5ED", "range": [0, 11], "showgrid": true, "tickfont": {"color": "#4D5663"}, "title": {"font": {"color": "#4D5663"}, "text": "Chromatic pitch class"}, "type": "linear", "zerolinecolor": "#E1E5ED"}, "yaxis": {"autorange": true, "gridcolor": "#E1E5ED", "range": [-0.01688, 0.3507], "showgrid": true, "tickfont": {"color": "#4D5663"}, "title": {"font": {"color": "#4D5663"}, "text": "Fraction of piece's note count"}, "type": "linear", "zerolinecolor": "#E1E5ED"}}}
